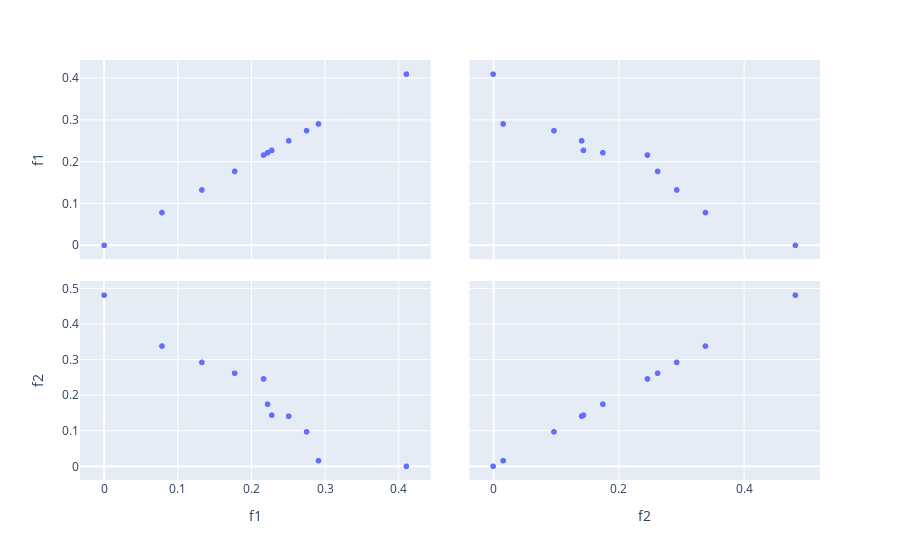

Source (notebook cell):
### Markdown cell above
The normalized (and inverted) objectives that are passed to the weighted sum (to be passed to the mapper as the filter function)

### Code cell
fig = px.scatter_matrix(
        df_pareto_objectives_normalized
)

fig.update_layout(
    height=1200
)

fig

### Figure 1 — Plotly figure (JSON) as saved in the notebook; plotly's stock layout.template omitted (floating-point values rounded to 4 significant figures)
{"data": [{"dimensions": [{"axis": {"matches": true}, "label": "f1", "values": [0.2911, 0.2506, 0.2276, 0, 0.07855, 0.4104, 0.2164, 0.2749, 0.222, 0.1327, 0.1772]}, {"axis": {"matches": true}, "label": "f2", "values": [0.01598, 0.1413, 0.1442, 0.4826, 0.3391, 0, 0.2464, 0.09713, 0.1752, 0.2931, 0.2626]}], "hovertemplate": "%{xaxis.title.text}=%{x}<br>%{yaxis.title.text}=%{y}<extra></extra>", "legendgroup": "", "marker": {"color": "#636efa", "symbol": "circle"}, "name": "", "showlegend": false, "type": "splom"}], "layout": {"autosize": true, "dragmode": "select", "legend": {"tracegroupgap": 0}, "margin": {"t": 60}, "xaxis": {"autorange": true, "range": [-0.02748, 0.4379], "type": "linear"}, "xaxis2": {"autorange": true, "range": [-0.03231, 0.5149], "type": "linear"}, "yaxis": {"autorange": true, "range": [-0.02748, 0.4379], "type": "linear"}, "yaxis2": {"autorange": true, "range": [-0.03231, 0.5149], "type": "linear"}}}
